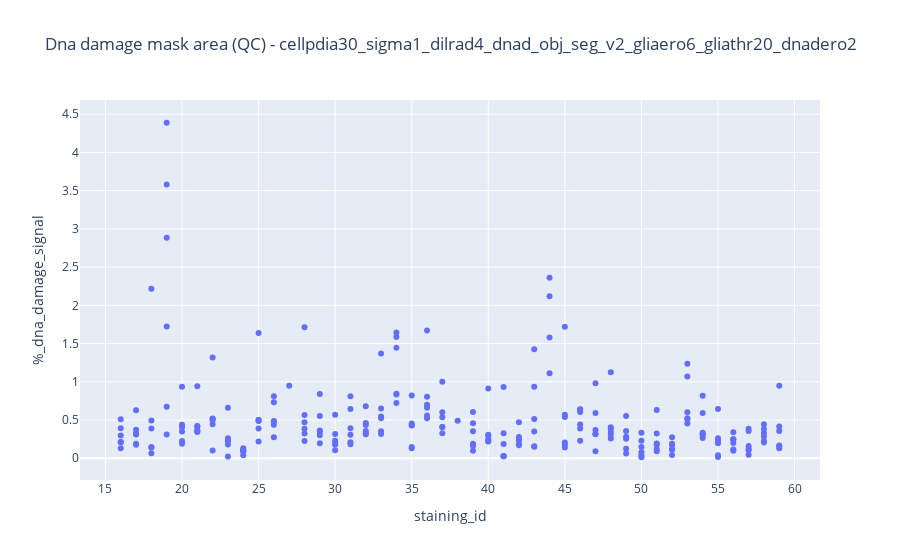

The code cell stored with this chart in its notebook:
### Code cell
# Create the plot
fig = px.scatter(df, x='staining_id', y='%_dna_damage_signal',
                 hover_data=['tissue_location','index'], title=f'Dna damage mask area (QC) - {title}')

# Show the plot
fig.show()

### Figure 1 — Plotly figure (JSON) as saved in the notebook; plotly's stock layout.template omitted (floating-point values rounded to 4 significant figures; data arrays with more than 128 entries replaced by an {"elided": "..."} marker saying what was removed)
{"data": [{"customdata": {"elided": "252x2 mixed values"}, "hovertemplate": "staining_id=%{x}<br>%_dna_damage_signal=%{y}<br>tissue_location=%{customdata[0]}<br>index=%{customdata[1]}<extra></extra>", "legendgroup": "", "marker": {"color": "#636efa", "symbol": "circle"}, "mode": "markers", "name": "", "orientation": "v", "showlegend": false, "type": "scatter", "x": {"elided": "252 int values"}, "xaxis": "x", "y": {"elided": "252 float values"}, "yaxis": "y"}], "layout": {"legend": {"tracegroupgap": 0}, "title": {"text": "Dna damage mask area (QC) - cellpdia30_sigma1_dilrad4_dnad_obj_seg_v2_gliaero6_gliathr20_dnadero2"}, "xaxis": {"anchor": "y", "domain": [0, 1], "title": {"text": "staining_id"}}, "yaxis": {"anchor": "x", "domain": [0, 1], "title": {"text": "%_dna_damage_signal"}}}}
